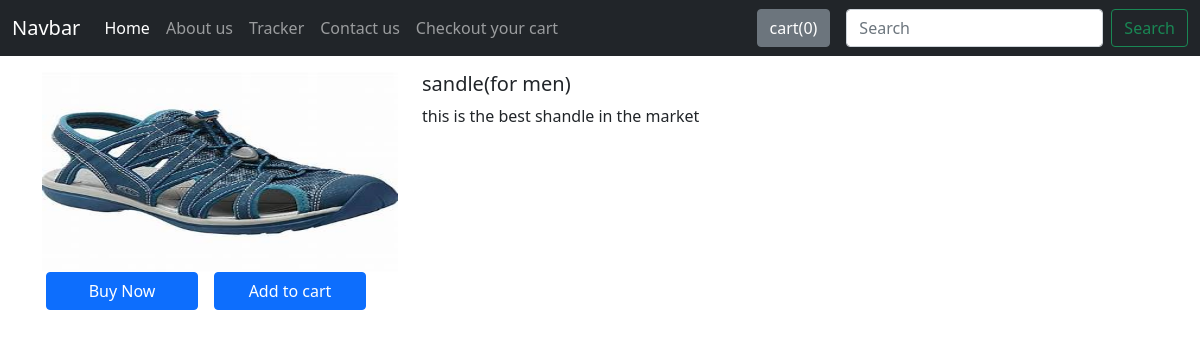
/shop/products/9, run on the app's committed database.
### shop/models.py (models this page shows, shortened)
class Product(models.Model):
    product_id = models.AutoField
    product_name = models.CharField(max_length=50)
    category = models.CharField(max_length=50, default="")
    subcategory = models.CharField(max_length=50, default="")
    price = models.IntegerField(default=0)
    desc = models.CharField(max_length=300)
    pub_date = models.DateField()
    image = models.ImageField(upload_to='shop/images', default="")

### shop/views.py (the view)
# urls.py: path("products/<int:myid>", views.productview ,name="productview"),
def productview(request,myid):
    product = Product.objects.filter(id=myid)
    return render(request,'shop/prodview.html',{'product':product[0]})

### shop/templates/shop/prodview.html (shortened to what this page needs)
{% extends 'shop/base.html' %}
 {% block body %}
<div class="container mt-3">
<div class="row">
 <div class="col-md-4">
  <div class="row" >
  <img src="/media/{{product.image}}" width="100" height="200">
   </div>
  <div class="row">
   <button class="btn btn-primary mx-3" style="width:40%">Buy Now</button>
   <button class="btn btn-primary" style="width:40%">Add to cart</button>
  </div>
 </div>
 <div class="col-md-8">
  <h5>{{product.product_name}}</h5>
  <p>{{product.desc}}</p>
 </div>
 </div>
</div>
{% endblock %}

### data on the page
Product: image (picture), product_name "sandle(for men)", desc "this is the best shandle in the market"
